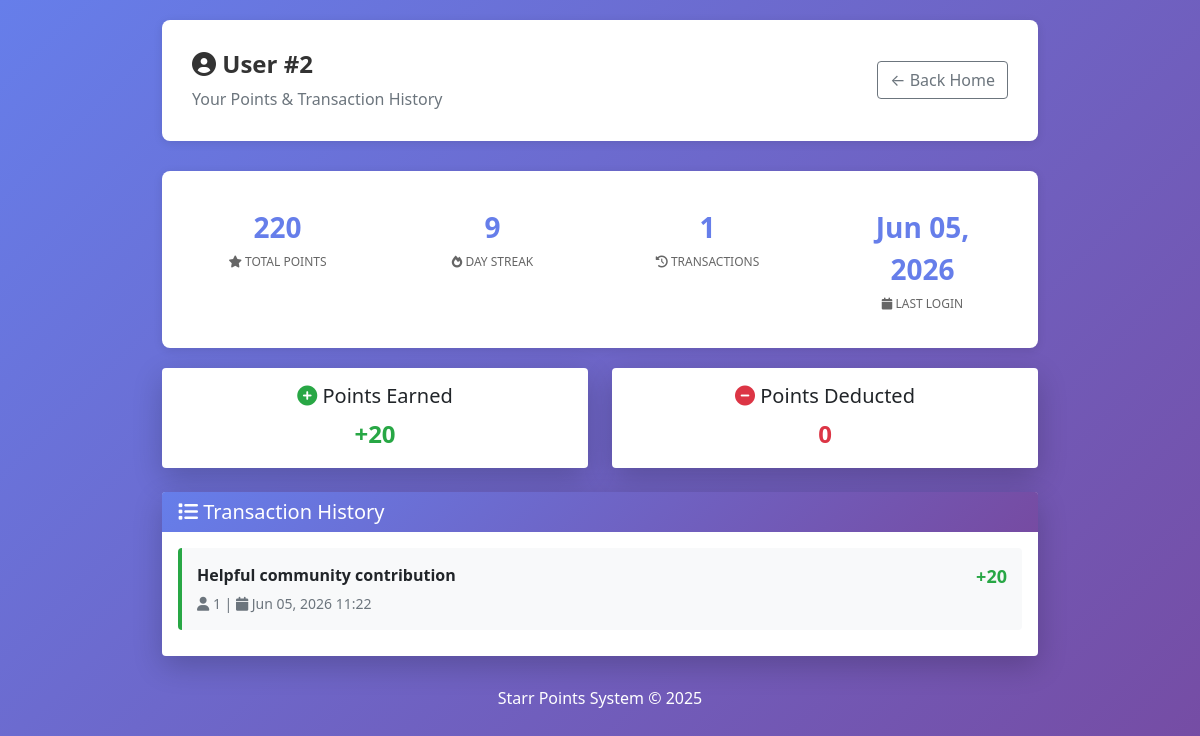
Screenshot of /View/Front office/point system/my-points.php (signed in) with the database file from the repository.
### tables this page shows
CREATE TABLE `STARR_POINTS` (
  `starr_id` INT PRIMARY KEY,
  `total_points` INT NOT NULL DEFAULT 0,
  `last_login_date` DATETIME DEFAULT NULL,
  `login_streak` INT NOT NULL DEFAULT 0,
  CONSTRAINT `fk_starr_points_user` FOREIGN KEY (`starr_id`) REFERENCES `user`(`user_id`) ON DELETE CASCADE
);

CREATE TABLE `POINT_TRANSACTIONS` (
  `transaction_id` INT AUTO_INCREMENT PRIMARY KEY,
  `starr_id` INT NOT NULL,
  `points_change` INT NOT NULL,
  `reason` VARCHAR(255) NOT NULL,
  `created_by` INT DEFAULT NULL,
  `created_at` TIMESTAMP NOT NULL DEFAULT CURRENT_TIMESTAMP,
  CONSTRAINT `fk_point_transactions_user` FOREIGN KEY (`starr_id`) REFERENCES `user`(`user_id`) ON DELETE CASCADE,
  CONSTRAINT `fk_point_transactions_creator` FOREIGN KEY (`created_by`) REFERENCES `user`(`user_id`) ON DELETE SET NULL
);

### Controller/StarrPointsController.php (called while the page is built, shortened)
<?php
require_once __DIR__ . '/../Model/StarrPoints.php';
class StarrPointsController {
    private $model;
    public function __construct($db) {
        $this->model = new StarrPoints($db);
    }
    public function getById($starr_id) {
        $result = $this->model->getByStarrId($starr_id);
        if ($result) {
            return [
                'success' => true,
                'data' => $result
            ];
        } else {
            return [
                'success' => false,
                'message' => 'Points record not found'
            ];
        }
    }
}
?>

### Model/StarrPoints.php (called while the page is built, shortened)
<?php
class StarrPoints {
    private $conn;
    private $table = 'STARR_POINTS';
    public function __construct($db) {
        $this->conn = $db;
    }
    public function getByStarrId($starr_id) {
        $query = "SELECT * FROM " . $this->table . " WHERE starr_id = :starr_id";
        $stmt = $this->conn->prepare($query);
        $stmt->bindParam(':starr_id', $starr_id);
        if ($stmt->execute()) {
            return $stmt->fetch(PDO::FETCH_ASSOC);
        }
        return false;
    }
}
?>

### Controller/PointTransactionController.php (called while the page is built, shortened)
<?php
require_once __DIR__ . '/../Model/PointTransaction.php';
require_once __DIR__ . '/../Model/StarrPoints.php';
class PointTransactionController {
    private $model;
    public function __construct($db) {
        $this->model = new PointTransaction($db);
    }
    public function getByStarrId($starr_id, $limit = 50, $offset = 0) {
        $result = $this->model->getByStarrId($starr_id, $limit, $offset);
        if ($result) {
            return [
                'success' => true,
                'data' => $result,
                'count' => count($result)
            ];
        } else {
            return [
                'success' => false,
                'message' => 'No transactions found'
            ];
        }
    }
    public function getTransactionSummary($starr_id) {
        $result = $this->model->getTransactionSummary($starr_id);
        if ($result) {
            return [
                'success' => true,
                'data' => $result
            ];
        } else {
            return [
                'success' => false,
                'message' => 'Error retrieving transaction summary'
            ];
        }
    }
}
?>

### Model/PointTransaction.php (called while the page is built, shortened)
<?php
class PointTransaction {
    private $conn;
    private $table = 'POINT_TRANSACTIONS';
    public function __construct($db) {
        $this->conn = $db;
    }
    public function getByStarrId($starr_id, $limit = 50, $offset = 0) {
        $query = "SELECT * FROM " . $this->table . "
                  WHERE starr_id = :starr_id
                  ORDER BY created_at DESC
                  LIMIT :limit OFFSET :offset";
        $stmt = $this->conn->prepare($query);
        $stmt->bindParam(':starr_id', $starr_id);
        $stmt->bindParam(':limit', $limit, PDO::PARAM_INT);
        $stmt->bindParam(':offset', $offset, PDO::PARAM_INT);
        if ($stmt->execute()) {
            return $stmt->fetchAll(PDO::FETCH_ASSOC);
        }
        return false;
    }
    public function getTransactionSummary($starr_id) {
        $query = "SELECT
                    SUM(points_change) as total_points_from_transactions,
                    COUNT(*) as total_transactions,
                    SUM(CASE WHEN points_change > 0 THEN 1 ELSE 0 END) as positive_transactions,
                    SUM(CASE WHEN points_change < 0 THEN 1 ELSE 0 END) as negative_transactions
                  FROM " . $this->table . "
                  WHERE starr_id = :starr_id";
        $stmt = $this->conn->prepare($query);
        $stmt->bindParam(':starr_id', $starr_id);
        if ($stmt->execute()) {
            return $stmt->fetch(PDO::FETCH_ASSOC);
        }
        return false;
    }
}
?>

### View/Front office/point system/my-points.php (the view, shortened to what this page needs)
<?php
require_once __DIR__ . '/../../../Controller/PointTransactionController.php';
require_once __DIR__ . '/../../../Controller/StarrPointsController.php';
$db = Config::getConnexion();
$transaction_controller = new PointTransactionController($db);
$points_controller = new StarrPointsController($db);
$starr_id = $_SESSION['user_id'];
$user_points = $points_controller->getById($starr_id);
$user_data = $user_points['success'] ? $user_points['data'] : null;
$transactions_result = $transaction_controller->getByStarrId($starr_id, 100, 0);
$transactions = $transactions_result['success'] ? $transactions_result['data'] : [];
$summary = $transaction_controller->getTransactionSummary($starr_id);
$summary_data = $summary['success'] ? $summary['data'] : null;
?>
<!DOCTYPE html>
<html lang="en">
<head>
    <link href="https://cdn.jsdelivr.net/npm/bootstrap@5.1.3/dist/css/bootstrap.min.css" rel="stylesheet">
    <link href="https://cdnjs.cloudflare.com/ajax/libs/font-awesome/6.0.0/css/all.min.css" rel="stylesheet">
</head>
<body>
<div class="container">
    <div class="user-header">
        <div class="user-info">
            <div>
                <h1 class="user-title"><i class="fas fa-user-circle"></i> User #<?php echo htmlspecialchars($starr_id); ?></h1>
                <p class="text-muted mb-0">Your Points & Transaction History</p>
            </div>
            <div class="text-end">
                <a href="../index.html" class="btn btn-outline-secondary">← Back Home</a>
            </div>
        </div>
    </div>
    <div class="stats-box">
        <div class="row">
            <div class="col-md-3">
                <div class="stat-item">
                    <div class="stat-value"><?php echo htmlspecialchars($user_data['total_points']); ?></div>
                    <div class="stat-label"><i class="fas fa-star"></i> Total Points</div>
                </div>
            </div>
            <div class="col-md-3">
                <div class="stat-item">
                    <div class="stat-value"><?php echo htmlspecialchars($user_data['login_streak']); ?></div>
                    <div class="stat-label"><i class="fas fa-fire"></i> Day Streak</div>
                </div>
            </div>
            <div class="col-md-3">
                <div class="stat-item">
                    <div class="stat-value"><?php echo $summary_data ? htmlspecialchars($summary_data['total_transactions']) : '0'; ?></div>
                    <div class="stat-label"><i class="fas fa-history"></i> Transactions</div>
                </div>
            </div>
            <div class="col-md-3">
                <div class="stat-item">
                    <div class="stat-value"><?php echo htmlspecialchars(date('M d, Y', strtotime($user_data['last_login_date']))); ?></div>
                    <div class="stat-label"><i class="fas fa-calendar"></i> Last Login</div>
                </div>
            </div>
        </div>
    </div>
    <?php if ($summary_data): ?>
    <div class="row mb-4">
        <div class="col-md-6">
            <div class="card border-0">
                <div class="card-body text-center">
                    <h5 class="card-title"><i class="fas fa-plus-circle transaction-positive"></i> Points Earned</h5>
                    <p class="card-text transaction-positive" style="font-size: 24px; font-weight: bold;">
                        +<?php echo htmlspecialchars($summary_data['positive_transactions'] > 0 ?
                            array_sum(array_filter(array_map(function($t) { return $t['points_change'] > 0 ? $t['points_change'] : 0; }, $transactions))) : 0); ?>
                    </p>
                </div>
            </div>
        </div>
        <div class="col-md-6">
            <div class="card border-0">
                <div class="card-body text-center">
                    <h5 class="card-title"><i class="fas fa-minus-circle transaction-negative"></i> Points Deducted</h5>
                    <p class="card-text transaction-negative" style="font-size: 24px; font-weight: bold;">
                        <?php echo htmlspecialchars($summary_data['negative_transactions'] > 0 ?
                            array_sum(array_filter(array_map(function($t) { return $t['points_change'] < 0 ? $t['points_change'] : 0; }, $transactions))) : 0); ?>
                    </p>
                </div>
            </div>
        </div>
    </div>
    <?php endif; ?>
    <div class="card">
        <div class="card-header text-white">
            <h5 class="mb-0"><i class="fas fa-list"></i> Transaction History</h5>
        </div>
        <div class="card-body">
            <?php if (!empty($transactions)): ?>
                <?php foreach ($transactions as $transaction): ?>
                    <div class="transaction-item <?php echo ($transaction['points_change'] > 0) ? 'positive' : 'negative'; ?>">
                        <div class="d-flex justify-content-between align-items-start">
                            <div style="flex: 1;">
                                <p class="mb-1" style="font-weight: 600;">
                                    <?php echo htmlspecialchars($transaction['reason']); ?>
                                </p>
                                <small class="text-muted">
                                    <i class="fas fa-user"></i> <?php echo htmlspecialchars($transaction['created_by']); ?>
                                    |
                                    <i class="fas fa-calendar"></i> <?php echo htmlspecialchars(date('M d, Y H:i', strtotime($transaction['created_at']))); ?>
                                </small>
                            </div>
                            <div class="text-end">
                                <span class="transaction-points <?php echo ($transaction['points_change'] > 0) ? 'transaction-positive' : 'transaction-negative'; ?>">
                                    <?php echo ($transaction['points_change'] > 0 ? '+' : '') . htmlspecialchars($transaction['points_change']); ?>
                                </span>
                            </div>
                        </div>
                    </div>
                <?php endforeach; ?>
            <?php else: ?>
                <div class="alert alert-info mb-0">
                    <i class="fas fa-info-circle"></i> No transactions yet. Complete tasks and activities to earn points!
                </div>
            <?php endif; ?>
        </div>
    </div>
    <div style="text-align: center; margin-top: 30px; color: white;">
        <p>Starr Points System © 2025</p>
    </div>
</div>
</body>
</html>

### View/Front office/point system/my-points.php (style rules this page uses)
body { background: linear-gradient(135deg, #667eea 0%, #764ba2 100%); min-height: 100vh; padding: 20px; }
.container { max-width: 900px; }
.card { box-shadow: 0 10px 30px rgba(0,0,0,0.2); border: none; }
.card-header { background: linear-gradient(135deg, #667eea 0%, #764ba2 100%); border: none; }
.stats-box { background: white; padding: 20px; border-radius: 8px; margin-bottom: 20px; box-shadow: 0 2px 10px rgba(0,0,0,0.1); }
.stat-item { text-align: center; padding: 15px; }
.stat-value { font-size: 28px; font-weight: bold; color: #667eea; }
.stat-label { font-size: 12px; color: #666; text-transform: uppercase; margin-top: 5px; }
.transaction-positive { color: #28a745; }
.transaction-negative { color: #dc3545; }
.transaction-item { padding: 15px; border-left: 4px solid #667eea; background: #f8f9fa; margin-bottom: 10px; border-radius: 4px; }
.transaction-item.positive { border-left-color: #28a745; }
.transaction-points { font-weight: bold; font-size: 18px; }
.user-header { background: white; padding: 30px; border-radius: 8px; margin-bottom: 30px; box-shadow: 0 2px 10px rgba(0,0,0,0.1); }
.user-info { display: flex; justify-content: space-between; align-items: center; }
.user-title { font-size: 24px; font-weight: bold; color: #333; }

### rows the page displays
starr_points: total_points "220", login_streak "9", last_login_date "Jun 05, 2026"
point_transactions: reason "Helpful community contribution", created_by "1", created_at "Jun 05, 2026 11:22", points_change "20"

### other values shown
$starr_id "2"
$summary_data['total_transactions'] "1"
